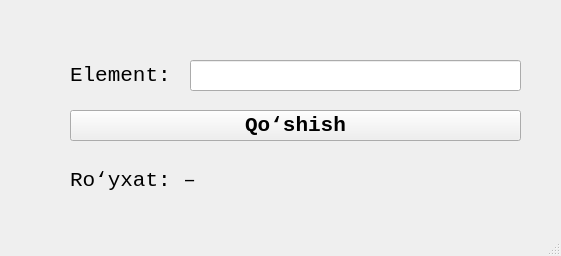
<?xml version="1.0" encoding="UTF-8"?>
<ui version="4.0">
 <class>MainWindow</class>
 <widget class="QMainWindow" name="MainWindow">
  <property name="geometry">
   <rect>
    <x>0</x>
    <y>0</y>
    <width>561</width>
    <height>256</height>
   </rect>
  </property>
  <property name="windowTitle">
   <string>MainWindow</string>
  </property>
  <widget class="QWidget" name="centralwidget">
   <widget class="QLabel" name="label">
    <property name="geometry">
     <rect>
      <x>70</x>
      <y>60</y>
      <width>101</width>
      <height>31</height>
     </rect>
    </property>
    <property name="font">
     <font>
      <family>Consolas</family>
      <pointsize>16</pointsize>
     </font>
    </property>
    <property name="text">
     <string>Element:</string>
    </property>
   </widget>
   <widget class="QLineEdit" name="lineItem">
    <property name="geometry">
     <rect>
      <x>190</x>
      <y>60</y>
      <width>331</width>
      <height>31</height>
     </rect>
    </property>
   </widget>
   <widget class="QPushButton" name="btnAdd">
    <property name="geometry">
     <rect>
      <x>70</x>
      <y>110</y>
      <width>451</width>
      <height>31</height>
     </rect>
    </property>
    <property name="font">
     <font>
      <family>Consolas</family>
      <pointsize>16</pointsize>
      <weight>75</weight>
      <bold>true</bold>
     </font>
    </property>
    <property name="text">
     <string>Qo‘shish</string>
    </property>
   </widget>
   <widget class="QLabel" name="lblList">
    <property name="geometry">
     <rect>
      <x>70</x>
      <y>160</y>
      <width>451</width>
      <height>41</height>
     </rect>
    </property>
    <property name="font">
     <font>
      <family>Consolas</family>
      <pointsize>16</pointsize>
     </font>
    </property>
    <property name="text">
     <string>Ro‘yxat: –</string>
    </property>
   </widget>
  </widget>
  <widget class="QMenuBar" name="menubar">
   <property name="geometry">
    <rect>
     <x>0</x>
     <y>0</y>
     <width>561</width>
     <height>21</height>
    </rect>
   </property>
  </widget>
  <widget class="QStatusBar" name="statusbar"/>
 </widget>
 <resources/>
 <connections/>
</ui>
